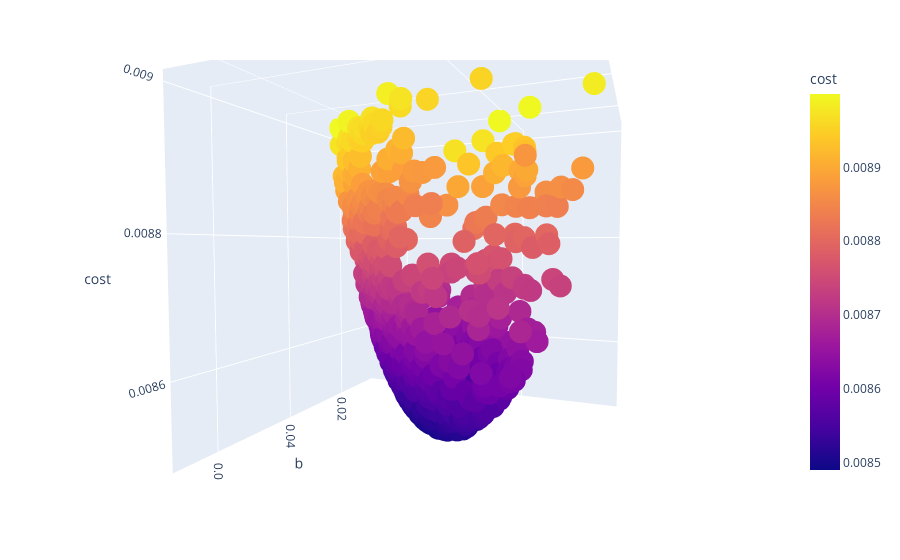

This figure's notebook cell:
### Code cell
df = pd.DataFrame(np.hstack((v,b.reshape(-1,1))),columns=['a','b','cost'])
fig = px.scatter_3d(df[df.cost<0.009], x="a", y="b", z='cost',color='cost')
fig.show()

### Figure 1 — Plotly figure (JSON) as saved in the notebook; plotly's stock layout.template omitted (floating-point values rounded to 4 significant figures; data arrays with more than 128 entries replaced by an {"elided": "..."} marker saying what was removed)
{"data": [{"hovertemplate": "a=%{x}<br>b=%{y}<br>cost=%{marker.color}<extra></extra>", "legendgroup": "", "marker": {"color": {"elided": "791 float values"}, "coloraxis": "coloraxis", "symbol": "circle"}, "mode": "markers", "name": "", "scene": "scene", "showlegend": false, "type": "scatter3d", "x": {"elided": "791 float values"}, "y": {"elided": "791 float values"}, "z": {"elided": "791 float values"}}], "layout": {"autosize": true, "coloraxis": {"colorbar": {"title": {"text": "cost"}}, "colorscale": [[0, "#0d0887"], [0.1111, "#46039f"], [0.2222, "#7201a8"], [0.3333, "#9c179e"], [0.4444, "#bd3786"], [0.5556, "#d8576b"], [0.6667, "#ed7953"], [0.7778, "#fb9f3a"], [0.8889, "#fdca26"], [1, "#f0f921"]]}, "legend": {"tracegroupgap": 0}, "margin": {"t": 60}, "scene": {"aspectmode": "auto", "aspectratio": {"x": 1, "y": 1, "z": 1}, "camera": {"center": {"x": 0, "y": 0, "z": 0}, "eye": {"x": -0.5888, "y": 1.398, "z": 0.07153}, "projection": {"type": "perspective"}, "up": {"x": -0.0005561, "y": 0.001982, "z": 1.0}}, "domain": {"x": [0, 1], "y": [0, 1]}, "xaxis": {"title": {"text": "a"}, "type": "linear"}, "yaxis": {"title": {"text": "b"}, "type": "linear"}, "zaxis": {"title": {"text": "cost"}, "type": "linear"}}}}
